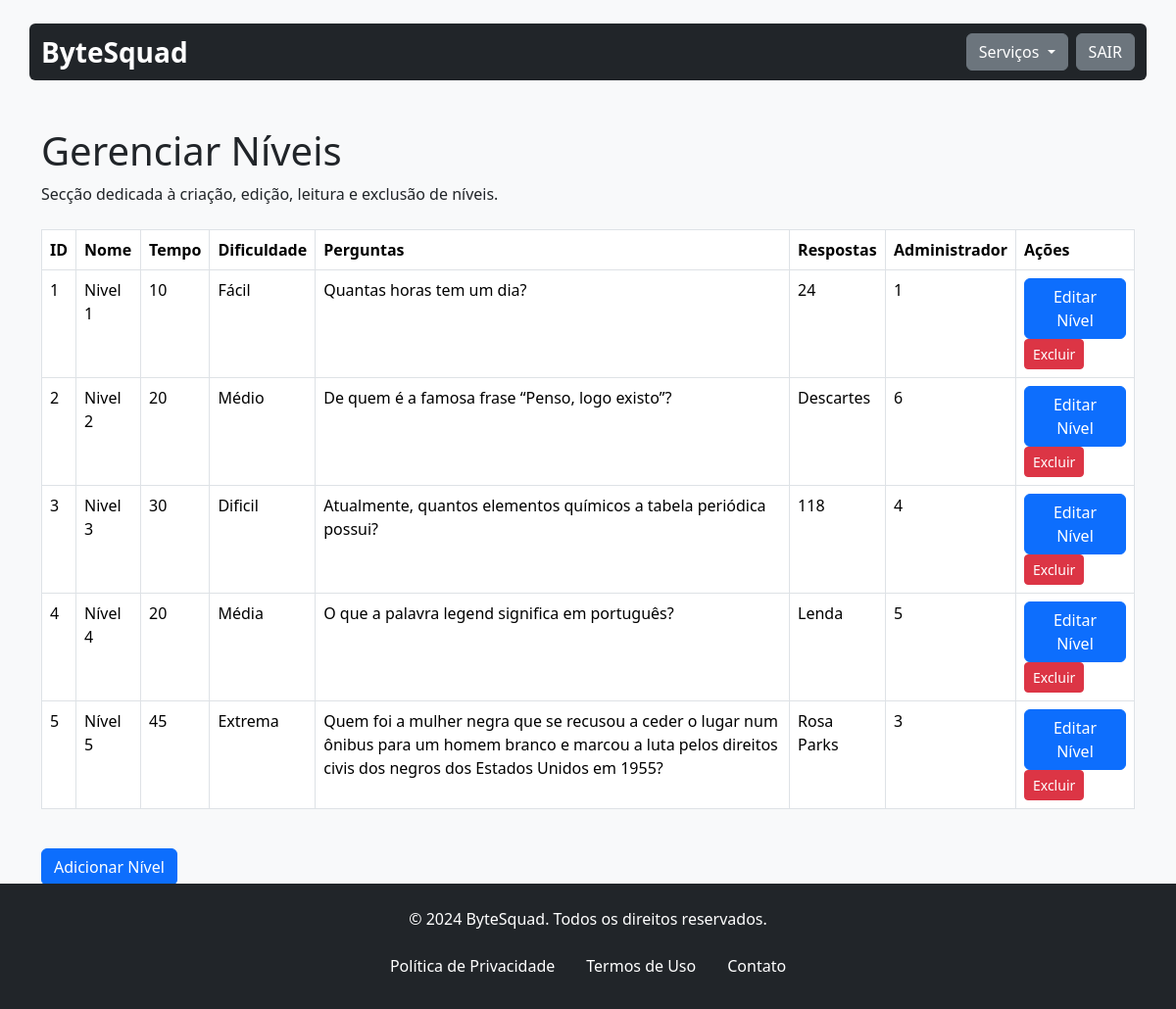
Page /gerenciarNivel.php (signed in) on the committed database.
### tables this page shows
CREATE TABLE `nivel` (
  `id_nivel` int(11) NOT NULL,
  `nome_nivel` varchar(20) NOT NULL,
  `tempo_nivel` int(11) NOT NULL,
  `dificuldade` varchar(30) NOT NULL,
  `questoes` text NOT NULL,
  `respostas` varchar(300) NOT NULL,
  `id_administrativo` int(11) NOT NULL
);

### assets/classes/niveis.class.php (called while the page is built, shortened)
<?php
require_once 'conexao.class.php';
class Niveis
{
    private $con;
    public function __construct()
    {
        $this->con = new Conexao();
    }
    public function listar()
    {
        try {
            $sql = $this->con->conectar()->prepare("
                SELECT nivel.*
                FROM nivel
            ");
            $sql->execute();
            return $sql->fetchAll(PDO::FETCH_ASSOC);
        } catch (PDOException $ex) {
            echo "ERRO: " . $ex->getMessage();
        }
    }
}

### assets/classes/conexao.class.php (called while the page is built)
<?php
class Conexao{
    private $servidor;
    private $senha;
    private $usuario;
    private $banco;
    private static $pdo;
    public function __construct(){
        $this->servidor = "localhost";
        $this->banco = "bytesquad";
        $this->senha = "";
        $this->usuario = "root";
    }
    public function conectar(){
        try{
            if(is_null(self::$pdo)){
                self::$pdo = new PDO("mysql:host=".$this->servidor."; dbname=".$this->banco, $this->usuario, $this->senha);
            }
            return self::$pdo;
        } catch(PDOException $ex){
            echo $ex->getMessage();
        }
    }
}

### assets/classes/administrador.class.php (called while the page is built, shortened)
<?php
require_once 'conexao.class.php';
class Administrador
{
    private $permissoes;
    private $con;
    public function __construct()
    {
        $this->con = new Conexao();
    }
    public function setUsuario($id)
    {
        $sql = $this->con->conectar()->prepare("SELECT * FROM administrativo WHERE id_administrativo = :id");
        $sql->bindValue(":id", $id);
        $sql->execute();
        if ($sql->rowCount() > 0) {
            $sql = $sql->fetch();
            $this->permissoes = explode(', ', $sql['permissoes_admin']);
        }
    }
    public function temPermissoes($permissao)
    {
        if (isset($_SESSION['Logado'])) {
            $id = $_SESSION['Logado'];
            $this->setUsuario($id);
            return in_array($permissao, $this->permissoes);
        }
        return false;
    }
}

### gerenciarNivel.php (the view, shortened to what this page needs)
<?php
include 'assets/inc/header.inc.php';
include 'assets/classes/niveis.class.php';
$nivel = new Niveis();
require_once './assets/classes/administrador.class.php';
$admin = new Administrador();
?>
<main class="container mt-5">
    <div class="header-content mb-4">
        <h1>Gerenciar Níveis</h1>
        <p>Secção dedicada à criação, edição, leitura e exclusão de níveis.</p>
    </div>
    <div class="table-responsive mb-4">
        <table class="table table-bordered table-hover">
            <thead class="thead-light">
                <tr>
                    <th>ID</th>
                    <th>Nome</th>
                    <th>Tempo</th>
                    <th>Dificuldade</th>
                    <th>Perguntas</th>
                    <th>Respostas</th>
                    <th>Administrador</th>
                    <th>Ações</th>
                </tr>
            </thead>
            <tbody>
                <?php
                $lista = $nivel->listar();
                foreach ($lista as $item):
                    ?>
                    <tr>
                        <td><?php echo $item['id_nivel'] ?></td>
                        <td><?php echo $item['nome_nivel'] ?></td>
                        <td><?php echo $item['tempo_nivel'] ?></td>
                        <td><?php echo $item['dificuldade'] ?></td>
                        <td><?php echo $item['questoes'] ?></td>
                        <td><?php echo $item['respostas'] ?></td>
                        <td><?php echo $item['id_administrativo']; ?></td>
                        <td>
                        <?php if ($admin->temPermissoes('EDIT')): ?>
                            <button type="button" class="btn btn-primary" data-bs-toggle="modal"
                                data-bs-target="#editarModal<?php echo $item['id_nivel']; ?>">
                                Editar Nível
                            </button>
                        <?php endif; ?>
                        <?php if ($admin->temPermissoes('DELETE')): ?>
                            <a href="deletarNivel.php?id_nivel=<?php echo $item['id_nivel']; ?>"
                                class="btn btn-sm btn-danger"
                                onclick="return confirm('Você tem certeza que deseja excluir <?php echo $item['nome_nivel'] ?>? ')">Excluir</a>
                        <?php endif; ?>
                        </td>
                    </tr>
                    <?php
                endforeach
                ?>
            </tbody>
        </table>
    </div>
    <?php if ($admin->temPermissoes('ADD')): ?>
    <button type="button" class="btn btn-primary" data-bs-toggle="modal" data-bs-target="#exampleModal">
        Adicionar Nível
    </button>
    <?php endif; ?>
</main>
<?php include 'assets/inc/footer.inc.php'; ?>
</body>
</html>

### assets/inc/header.inc.php (style rules this page uses)
html { height: 100%; }
body { position: relative; margin: 0; min-height: 100%; padding-bottom: 7.85rem; }

### rows in the picture
nivel: id_nivel "1", nome_nivel "Nivel 1", tempo_nivel "10", dificuldade "Fácil", questoes "Quantas horas tem um dia?", respostas "24", id_administrativo "1"
nivel: id_nivel "2", nome_nivel "Nivel 2", tempo_nivel "20", dificuldade "Médio", questoes "De quem é a famosa frase “Penso, logo existo”?", respostas "Descartes", id_administrativo "6"
nivel: id_nivel "3", nome_nivel "Nivel 3", tempo_nivel "30", dificuldade "Dificil", questoes "Atualmente, quantos elementos químicos a tabela periódica possui?", respostas "118", id_administrativo "4"
nivel: id_nivel "4", nome_nivel "Nível 4", tempo_nivel "20", dificuldade "Média", questoes "O que a palavra legend significa em português?", respostas "Lenda", id_administrativo "5"
nivel: id_nivel "5", nome_nivel "Nível 5", tempo_nivel "45", dificuldade "Extrema", questoes "Quem foi a mulher negra que se recusou a ceder o lugar num ônibus para um homem branco e marcou a luta pelos direitos civis dos negros dos Estados Unidos em 1955?", respostas "Rosa Parks", id_administrativo "3"
